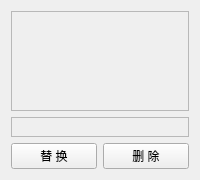
        <widget class="QWidget" name="tab_2">
         <property name="sizePolicy">
          <sizepolicy hsizetype="Preferred" vsizetype="Preferred">
           <horstretch>0</horstretch>
           <verstretch>0</verstretch>
          </sizepolicy>
         </property>
         <property name="styleSheet">
          <string notr="true">#tab_2{background-color: rgba(19, 67, 79, 1);
    border-color: rgba(19, 67, 79, 1);
    border: 0px solid rgba(61, 255, 255,0.4);
    margin: 2px;}

QGroupBox{
	background-color: rgba(16, 57, 70, 1);
	border: 0px solid rgb(111, 255, 255);
	margin-top:3.3ex;
	color: rgba(102, 249, 247, 1);
	font: 12pt &quot;微软雅黑&quot;;
}

QGroupBox::title{
	subcontrol-origin: margin;
	subcontrol-position: top center;
	background-color: rgba(19, 67, 79, 1);
	padding: 7 10000px;
}

QLineEdit{
	background-color: rgba(255, 255, 255,0.2);
	border-width:0;
	border-style:outset;
	color: rgba(102, 249, 247, 1);
	font: 12pt &quot;微软雅黑&quot;;
}

QLabel{
	color: rgba(102, 249, 247, 1);
	font: 12pt &quot;微软雅黑&quot;;
}

QRadioButton{
	color: rgba(102, 249, 247, 1);
	font: 12pt &quot;微软雅黑&quot;;
}

QRadioButton::indicator{
	border-color: rgba(255, 255, 255,0);
	background:transparent;
}


QRadioButton::indicator:checked{
	border-image:url(:/widget/images/green.png)
}

QRadioButton::indicator:unchecked{
	border-image:url(:/widget/images/unchecked.png)
}

QToolButton{
	border: 2px solid rgba(61, 255, 255,0.4);
	background-color: rgba(12, 34, 45, 0.6);
	font: 10pt &quot;微软雅黑&quot;;
	color: rgba(102, 249, 247, 1);
	text-align：center;
}

QToolButton::disabled{
	border: 0px;
	color: rgba(102, 249, 247, 0.3);
	text-align：center;
}

QToolButton::pressed{
	border: 2px solid rgba(61, 255, 255,0.8);
	background-color: rgba(12, 34, 45, 1);
	font: 12pt &quot;微软雅黑&quot;;
}

QToolButton::hover{
	border: 2.5px solid rgba(61, 255, 255,0.8);
	background-color: rgba(12, 34, 45, 0.6);
	font: 75 12pt &quot;微软雅黑&quot;;
}

QDoubleSpinBox{
	border: 0px solid rgba(61, 255, 255,0.4);
	background-color: rgba(255, 255, 255, 0.2);
	font: 12pt &quot;Times New Roman&quot;;
	color: rgba(102, 249, 247, 1);
	text-align：center;
	padding-left:10px;
}</string>
         </property>
         <attribute name="title">
          <string>图章</string>
         </attribute>
         <layout class="QGridLayout" name="gridLayout_10" rowstretch="1,0,0">
          <item row="0" column="0" colspan="2">
           <widget class="QLabel" name="LbStampJpg">
            <property name="minimumSize">
             <size>
              <width>158</width>
              <height>100</height>
             </size>
            </property>
            <property name="maximumSize">
             <size>
              <width>1580</width>
              <height>1000</height>
             </size>
            </property>
            <property name="frameShape">
             <enum>QFrame::StyledPanel</enum>
            </property>
            <property name="text">
             <string/>
            </property>
           </widget>
          </item>
          <item row="1" column="0" colspan="2">
           <widget class="QLabel" name="LbStampName">
            <property name="minimumSize">
             <size>
              <width>0</width>
              <height>20</height>
             </size>
            </property>
            <property name="frameShape">
             <enum>QFrame::StyledPanel</enum>
            </property>
            <property name="text">
             <string/>
            </property>
           </widget>
          </item>
          <item row="2" column="0">
           <widget class="QPushButton" name="BtnReplaceStamp">
            <property name="text">
             <string>替 换</string>
            </property>
           </widget>
          </item>
          <item row="2" column="1">
           <widget class="QPushButton" name="BtnDeleteStamp">
            <property name="text">
             <string>删 除</string>
            </property>
           </widget>
          </item>
         </layout>
        </widget>
